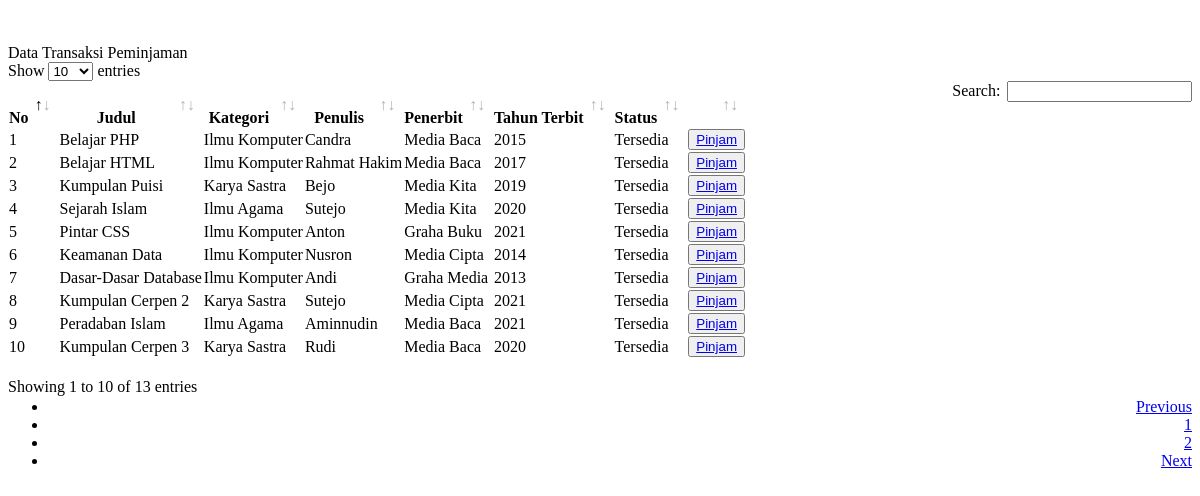
Page /pages/pinjam.php on the committed database.
### tables this page shows
CREATE TABLE `buku` (
  `id_buku` int(11) NOT NULL,
  `judul` varchar(50) NOT NULL,
  `kategori` varchar(50) NOT NULL,
  `penulis` varchar(50) NOT NULL,
  `penerbit` varchar(50) NOT NULL,
  `th_terbit` varchar(20) NOT NULL,
  `status` varchar(50) NOT NULL
);

### pages/pinjam.php (the view, shortened to what this page needs)
<div id="page-wrapper">
    <div class="row">
            <div class="col-xs-12"><br><br>
                <div class="panel panel-info">
                    <div class="panel-heading">
                        Data Transaksi Peminjaman
                    </div>
                    <div class="panel-body">
                        <div class="table-responsive">
                        <table class="table table-striped table-bordered table-hover" id="tabel">
                            <thead>
                                <tr>
                                    <th>No</th>
                                    <th>Judul</th>
                                    <th>Kategori</th>
                                    <th>Penulis</th>
                                    <th>Penerbit</th>
                                    <th>Tahun Terbit</th>
                                    <th>Status</th>
                                    <th><i class="fa fa-gear"></i></th>
                                </tr>
                            </thead>
                            <tbody>
                                    <?php
                                    $no=1;
                                    $sql = mysqli_query($con,"SELECT * FROM buku WHERE status='Tersedia'");
                                    while($d=mysqli_fetch_array($sql)) {
                                    ?>
                                <tr>
                                    <td><?= $no?></td>
                                    <td><?= $d['judul']?></td>
                                    <td><?= $d['kategori']?></td>
                                    <td><?= $d['penulis']?></td>
                                    <td><?= $d['penerbit']?></td>
                                    <td><?= $d['th_terbit']?></td>
                                    <td><?= $d['status']?></td>
                                    <td><button class="btn btn-xs btn-grey"><a href="index_admin.php?p=pinjam-input&id=<?=$d['id_buku'];?>">Pinjam</button> </td>
                                </tr>
                                    <?php $no++; } ?>
                            </tbody>
                        </table>
                        </div>
                    </div>
                </div>
            </div>
    </div>
</div>
<link href="assets/css/plugins/dataTables/dataTables.bootstrap4.min.css" rel="stylesheet">

### rows in the picture
buku: judul "Belajar PHP", kategori "Ilmu Komputer", penulis "Candra", penerbit "Media Baca", th_terbit "2015", status "Tersedia"
buku: judul "Belajar HTML", kategori "Ilmu Komputer", penulis "Rahmat Hakim", penerbit "Media Baca", th_terbit "2017", status "Tersedia"
buku: judul "Kumpulan Puisi", kategori "Karya Sastra", penulis "Bejo", penerbit "Media Kita", th_terbit "2019", status "Tersedia"
buku: judul "Sejarah Islam", kategori "Ilmu Agama", penulis "Sutejo", penerbit "Media Kita", th_terbit "2020", status "Tersedia"
buku: judul "Pintar CSS", kategori "Ilmu Komputer", penulis "Anton", penerbit "Graha Buku", th_terbit "2021", status "Tersedia"
buku: judul "Keamanan Data", kategori "Ilmu Komputer", penulis "Nusron", penerbit "Media Cipta", th_terbit "2014", status "Tersedia"
buku: judul "Dasar-Dasar Database", kategori "Ilmu Komputer", penulis "Andi", penerbit "Graha Media", th_terbit "2013", status "Tersedia"
buku: judul "Kumpulan Cerpen 2", kategori "Karya Sastra", penulis "Sutejo", penerbit "Media Cipta", th_terbit "2021", status "Tersedia"
buku: judul "Peradaban Islam", kategori "Ilmu Agama", penulis "Aminnudin", penerbit "Media Baca", th_terbit "2021", status "Tersedia"
buku: judul "Kumpulan Cerpen 3", kategori "Karya Sastra", penulis "Rudi", penerbit "Media Baca", th_terbit "2020", status "Tersedia"
